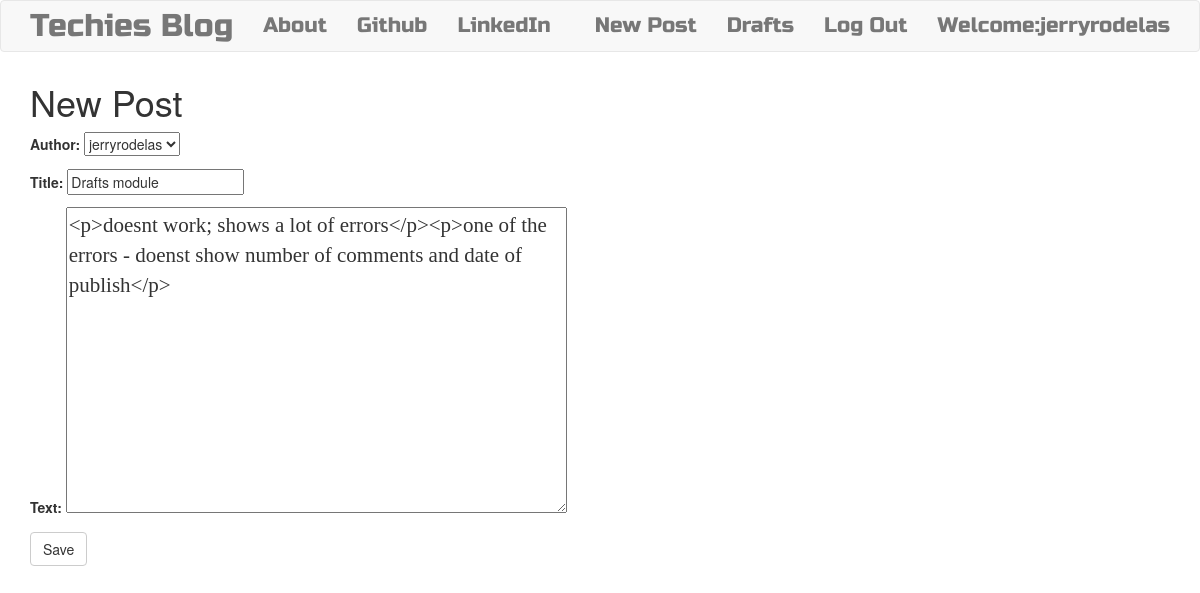
The app's page /post/5/edit/ (signed in) with its own data.
### blog/models.py (models this page shows, shortened)
class Post(models.Model):
    author = models.ForeignKey('auth.User',on_delete = models.CASCADE)
    title = models.CharField(max_length=200)
    text = models.TextField()
    created_date = models.DateTimeField(default=timezone.now)
    published_date = models.DateTimeField(blank=True,null=True)

### blog/views.py (the view)
# urls.py: path('post/<int:pk>/edit/',views.PostUpdateView.as_view(),name='post_edit'),
class PostUpdateView(LoginRequiredMixin,UpdateView):
    login_url = '/login/'
    redirect_field_name = 'blog/post_detail.html'
    form_class = PostForm
    model = Post

### blog/forms.py
class PostForm(forms.ModelForm):
    class Meta():
        model = Post
        fields = ('author','title','text')
        widgets = {
            'title':forms.TextInput(attrs={'class':'textinputclass'}),
            'text':forms.Textarea(attrs={'class':'editable medium-editor-textarea postcontent'})
        }

### blog/templates/blog/post_form.html (shortened to what this page needs)
{% extends "blog/base.html"%}
{% block content %}
   <h1>New Post</h1>
   <form class="post-form"  method="POST">
     {{form.as_p}}
     <button type="submit" class='save btn btn-default'>Save</button>
   </form>
{% endblock %}

### blog/templates/blog/base.html (shortened to what this page needs)
{% load static %}
<!DOCTYPE html>
<html lang="en" dir="ltr">
  <head>
      <link rel="stylesheet" href="https://cdn.jsdelivr.net/npm/bootstrap@3.4.1/dist/css/bootstrap.min.css">
      <link rel="stylesheet" href="//cdn.jsdelivr.net/npm/medium-editor@latest/dist/css/medium-editor.min.css" type="text/css" media="screen" charset="utf-8">
      <link rel="stylesheet" href="{% static '/css/blog.css'%}">
  </head>
  <body>
      <nav class="navbar navbar-default techfont custom-navbar">
        <div class="container">
          <ul class="nav navbar-nav">
            <li><a class='navbar-brand bigbrand' href="{% url 'post_list' %}">Techies Blog</a></li>
            <li><a href="{% url 'about' %}">About</a></li>
            <li><a href="https://www.github.com">Github</a></li>
            <li><a href="https://www.linkedin.com">LinkedIn</a></li>
          </ul>
          <ul class='nav navbar-nav navbar-right'>
            {% if user.is_authenticated %}
            <li><a href="{% url 'post_new' %}">New Post</a></li>
            <li><a href="{% url 'post_draft_list' %}">Drafts</a></li>
            <li><a href="{% url 'logout' %}">Log Out</a></li>
            <li><a>Welcome:{{user.username}}</a></li>
              {% else %}
              <li><a class='nav navbar-right' href="{% url 'login' %}"><span class='glyphicon glyphicon-user'></span></a></li>
            {% endif %}
          </ul>
        </div>
      </nav>
      <div class="content container">
        <div class="row">
         <div class="col-md-8">
           <div class="blog_posts">
             {% block content %}
             {% endblock %}
           </div>
         </div>
        </div>
      </div>
  </body>
</html>

### blog/static/css/blog.css (style rules this page uses)
.techfont { font-family:'Russo One',sans-serif; font-size: 1.5em; margin-bottom: 10px; }
.bigbrand { font-size: 1.5em; }
.postcontent { font-family: 'Montserrat'; font-size: 1.5em; }
body { margin:0; }

### records on screen
Post: author "jerryrodelas", title "Drafts module", text "<p>doesnt work; shows a lot of errors</p><p>one of the errors - doenst show number of comments and date of publish</p>"

### other values on screen
{{ user.username }} "jerryrodelas"
